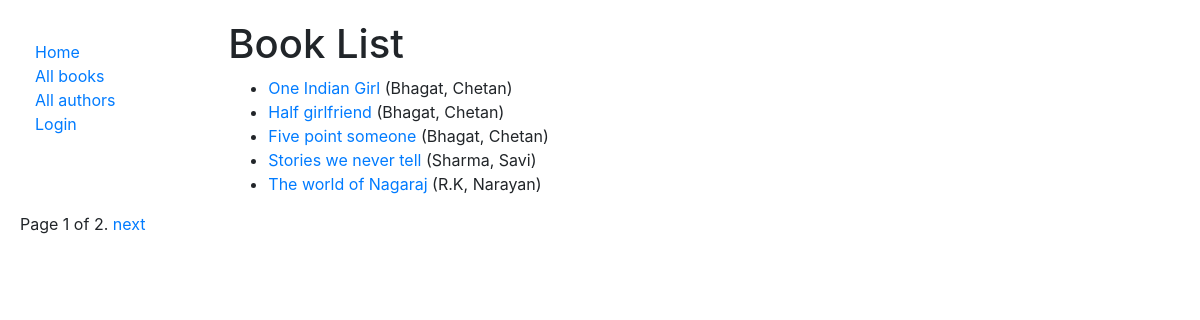
/catalog/books/, run on the app's committed database.
### catalog/models.py (models this page shows, shortened)
class Book(models.Model):
    title = models.CharField(max_length=200)
    author = models.ForeignKey('Author', on_delete=models.SET_NULL, null=True)
    summary = models.TextField(max_length=1000, help_text="Enter a brief description of the book")
    isbn = models.CharField('ISBN', max_length=13,
                            help_text='13 Character <a href="https://www.isbn-international.org/content/what-isbn'
                                      '">ISBN number</a>')
    genre = models.ManyToManyField(Genre, help_text="Select a genre for this book")
    language = models.ForeignKey('Language', on_delete=models.SET_NULL, null=True)
    def display_genre(self):
        """Creates a string for the Genre. This is required to display genre in Admin."""
        return ', '.join([genre.name for genre in self.genre[:3]])
    display_genre.short_description = 'Genre'
    def get_absolute_url(self):
        return reverse('book-detail', args=[str(self.id)])
    def display_genre(self):
        """Create a string for the Genre. This is required to display genre in Admin."""
        return ', '.join(genre.name for genre in self.genre.all()[:3])
    display_genre.short_description = 'Genre'

class Author(models.Model):
    first_name = models.CharField(max_length=100)
    last_name = models.CharField(max_length=100)
    date_of_birth = models.DateField(null=True, blank=True)
    date_of_death = models.DateField('died', null=True, blank=True)
    class Meta:
        ordering = ['last_name', 'first_name']
    def __str__(self):
        return '{0}, {1}'.format(self.last_name, self.first_name)

### catalog/views.py (the view)
# urls.py: path('books/',views.BookListView.as_view(),name='books'),
class BookListView(generic.ListView):
	model=Book
	paginate_by = 5

### catalog/templates/catalog/book_list.html
{% extends "base_generic.html" %}
{% block content %}
  <h1>Book List</h1>
  {% if book_list %}
  <ul>
    {% for book in book_list %}
      <li>
        <a href="{{ book.get_absolute_url }}">{{ book.title }}</a> ({{book.author}})
      </li>
    {% endfor %}
  </ul>
  {% else %}
    <p>There are no books in the library.</p>
  {% endif %}
{% endblock %}

### catalog/static/style.css (style rules this page uses)
body { padding:20px; }

### data on the page
Book: title "One Indian Girl", author "Bhagat, Chetan"
Book: title "Half girlfriend", author "Bhagat, Chetan"
Book: title "Five point someone", author "Bhagat, Chetan"
Book: title "Stories we never tell", author "Sharma, Savi"
Book: title "The world of Nagaraj", author "R.K, Narayan"

### other printed values
{{ page_obj.number }} "1"
{{ page_obj.paginator.num_pages }} "2"
